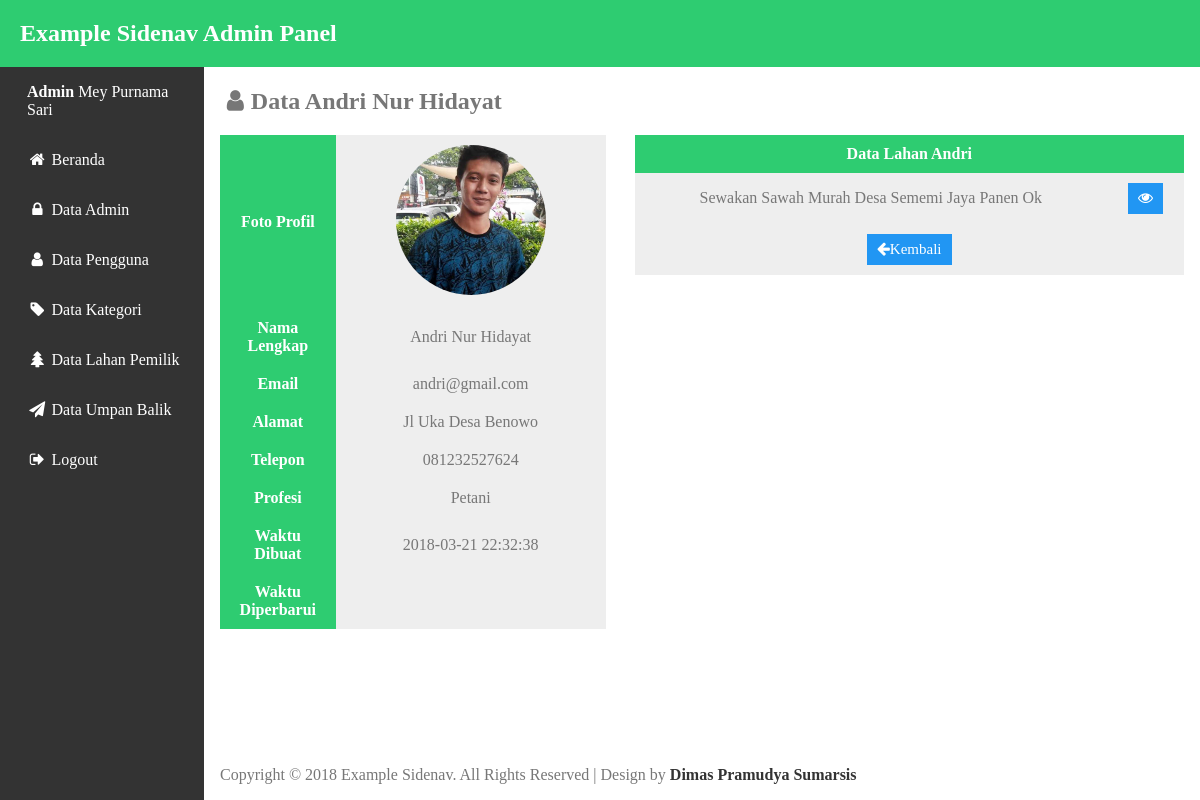
The app's page /adm/userView.php?id_user=48 (signed in) with its own data.
### tables this page shows
CREATE TABLE `tb_user` (
  `id_user` int(8) NOT NULL,
  `nama_depan` varchar(15) NOT NULL,
  `nama_belakang` varchar(60) NOT NULL,
  `email` varchar(60) NOT NULL,
  `password` varchar(255) NOT NULL,
  `alamat` varchar(100) NOT NULL,
  `telepon` varchar(13) NOT NULL,
  `profesi` varchar(20) NOT NULL,
  `foto` varchar(200) NOT NULL,
  `create_at` varchar(100) DEFAULT NULL,
  `update_at` varchar(100) DEFAULT NULL
);

CREATE TABLE `tb_lahan` (
  `id_lahan` int(11) NOT NULL,
  `id_user` int(11) NOT NULL,
  `id_kategori` int(11) NOT NULL,
  `judul` varchar(100) NOT NULL,
  `alamat_lahan` varchar(100) NOT NULL,
  `luas` varchar(7) NOT NULL,
  `sertifikasi` varchar(60) NOT NULL,
  `deskripsi` text NOT NULL,
  `harga` int(11) NOT NULL,
  `kurun_sewa` varchar(10) NOT NULL,
  `status` varchar(20) NOT NULL,
  `kondisi` varchar(10) NOT NULL,
  `fasilitas_irigasi` varchar(60) NOT NULL,
  `fasilitas_tanah` varchar(60) NOT NULL,
  `fasilitas_jalan` varchar(60) NOT NULL,
  `fasilitas_pemandangan` varchar(60) NOT NULL,
  `foto_lahan` varchar(255) NOT NULL,
  `fieldCreate_at` varchar(100) DEFAULT NULL,
  `fieldUpdate_at` varchar(100) DEFAULT NULL
);

### adm/Admin.php (called while the page is built, shortened)
<?php
    class Admin
    {
        private $db;
        function __construct($db_conn)
        {
            $this->db = $db_conn;
        }
        public function isLoggedIn(){
            if(isset($_SESSION['adm_session']))
            {
                return true;
            }
        }
        public function getAdmin(){
            try {
                $query = $this->db->prepare("SELECT * FROM tb_admin WHERE id_admin = :id_admin");
                $query->bindParam(":id_admin", $_SESSION['adm_session']);
                $query->execute();
                return $query->fetch();
            } catch (PDOException $e) {
                echo $e->getMessage();
                return false;
            }
        }
    }
?>

### adm/userView.php (the view, shortened to what this page needs)
<?php
    require_once "db.php";
    require_once "Admin.php";
    $admin = new Admin($db);
    $currentAdmin = $admin->getAdmin();
    if(isset($_GET["id_user"])){
        $user_id = $_GET['id_user'];
        $sql = "SELECT * FROM tb_user WHERE id_user =:id_user";
        $stmt = $db->prepare($sql);
        $stmt->execute([':id_user'=>$user_id]);
        $data = $stmt->fetch();
    }else{
      header("Location: AdminData.php");
    }
 ?>
<!DOCTYPE html>
<html>
<head>
<link rel="stylesheet" type="text/css" href="css/style.css">
<link rel="stylesheet" href="css/font-awesome.min.css">
</head>
<body>
<?php include "template/header.php"; ?>
<div class="wrapper">
  <div class="content">
    <h2><i class="fa fa-user fa-fw" aria-hidden="true"></i>Data  <?php echo $data['nama_depan'] . "&nbsp;" . $data['nama_belakang']; ?></h2>
      <table class="table-data">
        <tr><th class="data-column">Foto Profil</th><td><img src="../ui/images/<?php echo $data['foto'] ?>" width="150px" height="150px" style="border-radius: 100%;"></td></tr>
        <tr><th class="data-column">Nama Lengkap</th><td><?php echo $data['nama_depan'] . "&nbsp;" . $data['nama_belakang']; ?></td></tr>
        <tr><th>Email</th><td><?php echo $data['email']; ?></td></tr>
        <tr><th>Alamat</th><td><?php echo $data['alamat']; ?></td></tr>
        <tr><th>Telepon</th><td><?php echo $data['telepon']; ?></td></tr>
        <tr><th>Profesi</th><td><?php echo $data['profesi']; ?></td></tr>
        <tr><th>Waktu Dibuat</th><td><?php echo $data['create_at']; ?></td></tr>
        <tr><th>Waktu Diperbarui</th><td><?php echo $data['update_at']; ?></td></tr>
      </table>
      <table class="table-data-kanan">
        <tr><th colspan="3">Data Lahan <?php echo $data['nama_depan'] ?></th></tr>
        <?php
            $fieldSql = "SELECT * FROM tb_lahan INNER JOIN tb_user ON tb_lahan.id_user=tb_user.id_user";
            $fieldQuery = $db->prepare($fieldSql);
            $fieldQuery->execute();
            $fields = $fieldQuery->fetchAll();
        ?>
        <?php
           foreach ($fields as $field) {
           if($field['id_user'] == $_GET['id_user']){
        ?>
        <tr><td><?php echo $field['judul'] ?></td><td><a href="fieldView.php?id_lahan=<?php echo $field['id_lahan'] ?>" class="btn act info" title="Lihat"><i class="fa fa-eye"></i></a></td></tr>
        <?php
            }
          }
          ?>
          <tr>
            <td colspan=2>
              <a href="userData.php" class="btn act info" title="Kembali"><i class="fa fa-arrow-left"></i>Kembali</a>
            </td>
          </tr>
      </table>
<?php include "template/footer.php"; ?>
</div>
</body>
</html>

### adm/Template/header.php
<div class="header">
  <h2><a href="index.php">Example Sidenav Admin Panel</a></h2>
</div>
<?php
  $a = $_SERVER['PHP_SELF'];
  $b = "/gubuktani/adm/";
  $c = array(
    "index.php",
    "AdminData.php",
    "userData.php",
    "catData.php",
    "fieldData.php",
    "feedbackData.php",
  );
  $d = "active";
?>
<ul class="sidenav">
  <li><a id="brand"><b>Admin </b><?php echo $currentAdmin['nama']; ?></a></li>
  <li><a href="<?php echo $c[0] ?>" class="<?php if($a == $b . $c[0]){echo $d;}?>"><i class="fa fa-home fa-fw" aria-hidden="true"></i>&nbsp;Beranda</a></li>
  <li><a href="<?php echo $c[1] ?>" class="<?php if($a == $b . $c[1]){echo $d;}?>"><i class="fa fa-lock fa-fw" aria-hidden="true"></i>&nbsp;Data Admin</a></li>
  <li><a href="<?php echo $c[2] ?>" class="<?php if($a == $b . $c[2]){echo $d;}?>"><i class="fa fa-user fa-fw" aria-hidden="true"></i>&nbsp;Data Pengguna</a></li>
  <li><a href="<?php echo $c[3] ?>" class="<?php if($a == $b . $c[3]){echo $d;}?>"><i class="fa fa-tag fa-fw" aria-hidden="true"></i>&nbsp;Data Kategori</a></li>
  <li><a href="<?php echo $c[4] ?>" class="<?php if($a == $b . $c[4]){echo $d;}?>"><i class="fa fa-tree fa-fw" aria-hidden="true"></i>&nbsp;Data Lahan Pemilik</a></li>
  <li><a href="<?php echo $c[5] ?>" class="<?php if($a == $b . $c[5]){echo $d;}?>"><i class="fa fa-send fa-fw" aria-hidden="true"></i>&nbsp;Data Umpan Balik</a></li>
  <li><a href="logout.php" onclick="javascript: if(confirm('Yakin Mau Keluar?')) sendRequest('logout.php');"><i class="fa fa-sign-out fa-fw" aria-hidden="true"></i>&nbsp;Logout</a></li>
</ul>

### adm/css/style.css (style rules this page uses)
body { margin: 0; font-family: calibri; color: #777; }
a { text-decoration: none; }
.header { padding:20px; background: #2ecc71; color: #fff; }
.header h2 { margin: 0; }
.header h2 a { color: #fff; text-decoration: none; }
ul.sidenav { list-style-type: none; margin: 0; padding: 0; width: 17%; background-color: #333; position: fixed; height: 100%; overflow: auto; }
ul.sidenav li a { display: block; padding: 16px 20px; text-decoration: none; color: #fff; border-left: 7px solid #333; }
div.wrapper { margin-left: 17%; padding: 1px 16px; }
table, td, th { text-align: center; }
table { border-collapse: collapse; width: 100%; }
.table-data { width: 40%; float: left; }
.table-data-kanan { width: 57%; float: right; }
th { background: #2ecc71; color: #fff; }
th, td { padding: 10px; }
td { background: #eee; }
.data-column { width: 30%; }
.btn { color: #fff; cursor: pointer; padding: 18px; border: none; text-align: center; outline: none; font-size: 15px; transition: 0.4s; margin-bottom: 20px; }
.act { background: #333; border: none; color: white; padding: 7px 10px; text-align: center; text-decoration: none; display: inline-block; margin: 0px 2px; cursor: pointer; -webkit-transition-duration: 0.4s; transition-duration: 0.4s; }
.info { background-color: #2196F3; }

### records on screen
tb_user: nama_depan "Andri", nama_belakang "Nur Hidayat", foto (picture), email "andri@gmail.com", alamat "Jl Uka Desa Benowo", telepon "081232527624", profesi "Petani", create_at "2018-03-21 22:32:38"
tb_lahan: judul "Sewakan Sawah Murah Desa Sememi Jaya Panen Ok"

### other values on screen
$currentAdmin['nama'] "Mey Purnama Sari"
